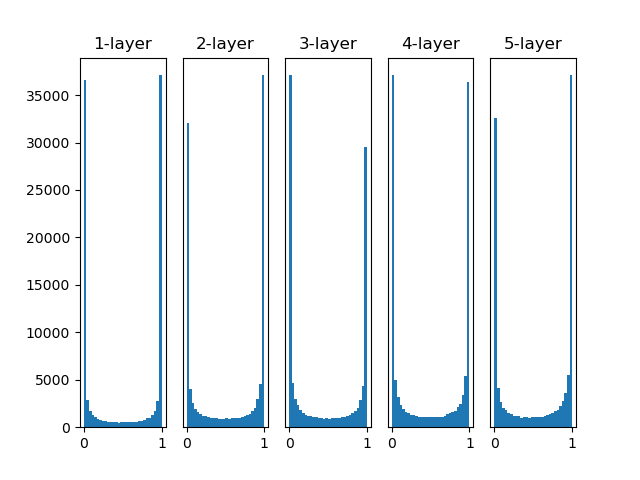

Write the Python code that produced this figure.
from cmath import exp
from tkinter import W
import numpy as np
import matplotlib.pyplot as plt


def sigmoid(x):
    return 1 / (1 + np.exp(-x))


def ReLU(x):
    return np.maximum(0, x)


def tanh(x):
    return np.tanh(x)
    
input_data = np.random.randn(1000, 100)  # 1000개의 데이터
node_num = 100  # 각 은닉층의 노드(뉴런) 수
hidden_layer_size = 5  # 은닉층이 5개
activations = {}  # 이곳에 활성화 결과를 저장

x = input_data

for i in range(hidden_layer_size):
    if i != 0:
        x = activations[i-1]

    # 초깃값을 다양하게 바꿔가며 실험해보자！
    w = np.random.randn(node_num, node_num) * 1
    # w = np.random.randn(node_num, node_num) * 0.01
    # w = np.random.randn(node_num, node_num) * np.sqrt(1.0 / node_num)
    # w = np.random.randn(node_num, node_num) * np.sqrt(2.0 / node_num)


    a = np.dot(x, w)


    # 활성화 함수도 바꿔가며 실험해보자！
    z = sigmoid(a)
    # z = ReLU(a)
    # z = tanh(a)

    activations[i] = z

# 히스토그램 그리기
for i, a in activations.items():
    plt.subplot(1, len(activations), i+1)
    plt.title(str(i+1) + "-layer")
    if i != 0: plt.yticks([], [])
    # plt.xlim(0.1, 1)
    # plt.ylim(0, 7000)
    plt.hist(a.flatten(), 30, range=(0,1))
plt.show()
plt.savefig('weight_init_activation_histogram3.png')